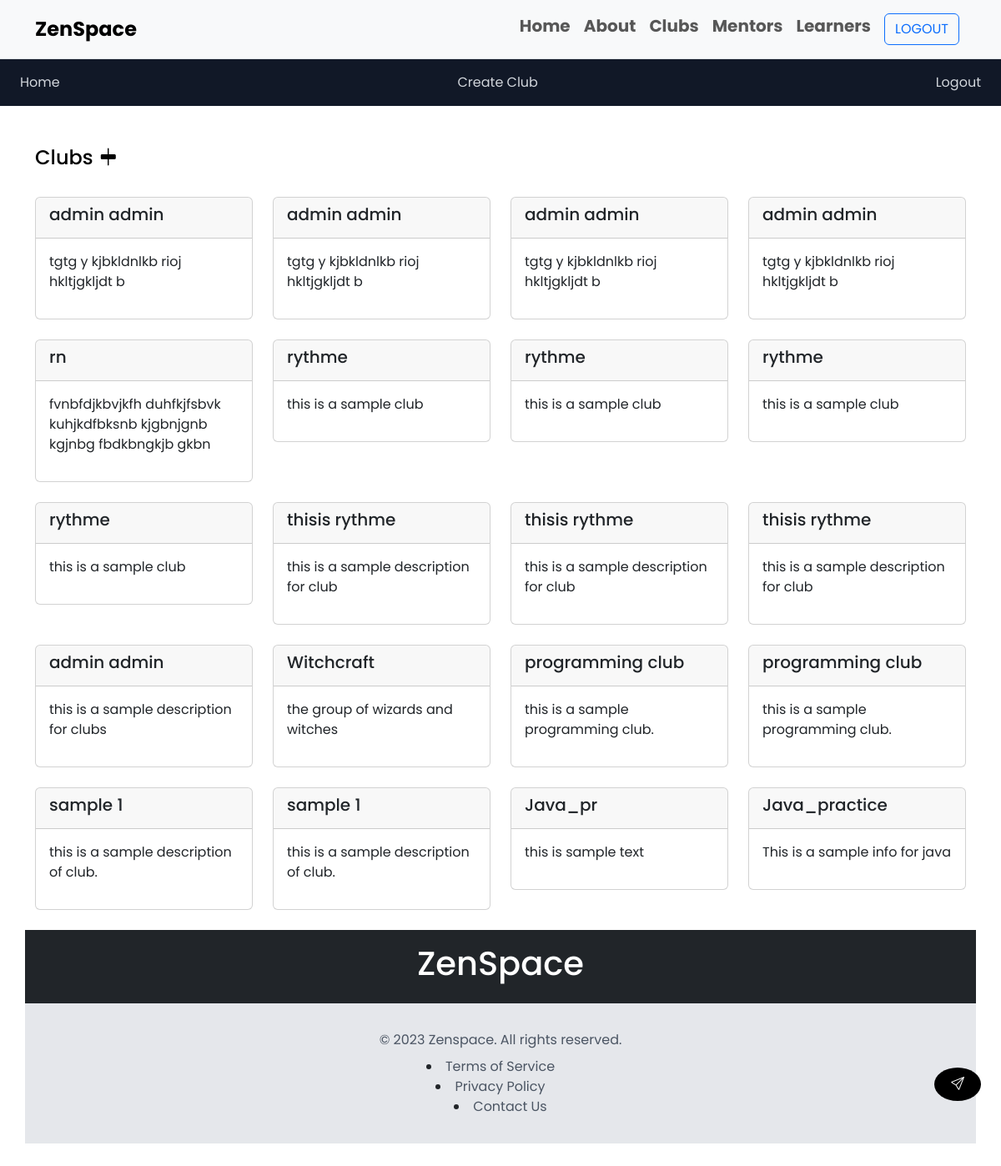
The app's page /clubs/club_list/ (signed in) with its own data.
### clubs/models.py (models this page shows, shortened)
class Club(models.Model):
    name = models.CharField(max_length=255)
    description = models.TextField()
    image = models.ImageField(upload_to='clubs/', blank=True)
    members = models.ManyToManyField(User)
    messages = models.ManyToManyField(ClubMessage, related_name='clubs')

### clubs/views.py (the view)
# urls.py: path('club_list/', views.club_list ,name='club_list'),
@login_required
def club_list(request):
    clubs = Club.objects.all()
    return render(request, "clubs/club_list.html", {'clubs': clubs})

### templates/clubs/club_list.html (shortened to what this page needs)
{% extends 'clubs/base.html' %}
{% block content %}
<nav class="bg-gray-900">
    <ul class="flex justify-between items-center px-4 py-3">
        <li>
            <a href="/" class="text-gray-300 hover:text-white">
                Home
            </a>
        </li>
        {% if user.is_authenticated %}
        <li>
            <a href="/clubs/create" class="text-gray-300 hover:text-white">
                Create Club
            </a>
        </li>
        <li>
            <a href="/authentication/signout" class="text-gray-300 hover:text-white">
                Logout
            </a>
        </li>
        {% endif %}
    </ul>
</nav>
<div class="container mb-5">
    <div class="row mt-5 mb-4">
        <div class="col-sm-12">
            <h4><a href="/clubs/clubs">Clubs <i class="bi bi-align-center"></i></a></i></h4>
        </div>
    </div>
    <div class="row mt-4">
        {% for club in clubs %}
        <div class="col-sm-3 mb-4">
            <div class="card">
                <div class="card-header">
                    <h5>{{ club.name }}</h5>
                </div>
                <div class="card-body">
                    <p>{{ club.description }}</p>
                </div>
            </div>
        </div>
        {% endfor %}
        {% endblock %}

### templates/clubs/base.html (shortened to what this page needs)
{% load static %}
<!DOCTYPE html>
<html lang="en">
    <head>
        <link rel="stylesheet" href="https://cdn.jsdelivr.net/npm/tailwindcss/dist/tailwind.min.css">
        <link href="https://cdn.jsdelivr.net/npm/bootstrap@5.3.0-alpha1/dist/css/bootstrap.min.css" rel="stylesheet"
>
        <link rel="stylesheet" href="../CSS/style.css" />
        <link rel="stylesheet" href="https://cdn.jsdelivr.net/npm/bootstrap-icons@1.10.3/font/bootstrap-icons.css">
        <nav class="navbar navbar-expand-lg bg-body-tertiary border-bottom">
            <div class="container">
                <a class="navbar-brand fw-bold fs-4" href="/">ZenSpace</a>
                <div class="collapse navbar-collapse justify-content-end" id="navbarText">
                    <ul class="navbar-nav  mb-2 mb-lg-0 fw-bold fs-5">
                        <li class="nav-item">
                            <a class="nav-link " href="/loggedin">Home</a>
                        </li>
                        <li class="nav-item">
                            <a class="nav-link" href="/about">About</a>
                        </li>
                        <li class="nav-item"><a href="/clubs" class="nav-link">Clubs</a></li>
                        <li class="nav-item"><a href="/mentors" class="nav-link">Mentors</a></li>
                        <li class="nav-item"><a href="/learners" class="nav-link">Learners</a></li>
                        <li class="nav-item">
                            <a class="nav-link" href="authentication/signin.html"><span
                                    class="btn  btn-outline-primary">LOGOUT</span></a>
                        </li>
                    </ul>
                </div>
            </div>
        </nav>
    <body>
        {% block content %} {% endblock %}
        <div class="container-fluid">
            <div class="fixed-btn row">
                <div class="col-sm-12">
                    <a href="#" class=" text-white"><i class="bi bi-send"></i></a>
                </div>
            </div>
        </div>
        <div class="container-fluid bg-dark">
            <div class="row">
                <div class="col-sm-12">
                    <h1 class="text-center text-white p-3">ZenSpace</h1>
                </div>
            </div>
        </div>
        <footer class="bg-gray-200 py-8 px-6">
            <div class="container mx-auto text-center">
                <p class="text-gray-600 mb-2">&copy; 2023 Zenspace. All rights reserved.</p>
                <nav class <ul class="flex justify-center">
                    <li class="mr-6">
                        <a href="#" class="text-gray-600 hover:text-gray-800">Terms of Service</a>
                    </li>
                    <li class="mr-6">
                        <a href="#" class="text-gray-600 hover:text-gray-800">Privacy Policy</a>
                    </li>
                    <li>
                        <a href="#" class="text-gray-600 hover:text-gray-800">Contact Us</a>
                    </li>
            </div>
        </footer>
    </body>
    </html>
    </body>
</html>

### static/CSS/style.css (style rules this page uses)
* { padding: 0;margin: 0; box-sizing: border-box; }
body { font-family: 'Poppins', sans-serif; }
a { text-decoration: none; color:black; }
.fixed-btn { background-color: black; color :white; position: fixed; border-radius: 55%; bottom: 7%; right: 3%; padding: 0.5rem; }

### records on screen
Club: name "admin admin", description "tgtg y kjbkldnlkb rioj hkltjgkljdt b"
Club: name "admin admin", description "tgtg y kjbkldnlkb rioj hkltjgkljdt b"
Club: name "admin admin", description "tgtg y kjbkldnlkb rioj hkltjgkljdt b"
Club: name "admin admin", description "tgtg y kjbkldnlkb rioj hkltjgkljdt b"
Club: name "rn", description "fvnbfdjkbvjkfh duhfkjfsbvk kuhjkdfbksnb kjgbnjgnb kgjnbg fbdkbngkjb gkbn"
Club: name "rythme", description "this is a sample club"
Club: name "rythme", description "this is a sample club"
Club: name "rythme", description "this is a sample club"
Club: name "rythme", description "this is a sample club"
Club: name "thisis rythme", description "this is a sample description for club"
Club: name "thisis rythme", description "this is a sample description for club"
Club: name "thisis rythme", description "this is a sample description for club"
Club: name "admin admin", description "this is a sample description for clubs"
Club: name "Witchcraft", description "the group of wizards and witches"
Club: name "programming club", description "this is a sample programming club."
Club: name "programming club", description "this is a sample programming club."
Club: name "sample 1", description "this is a sample description of club."
Club: name "sample 1", description "this is a sample description of club."
Club: name "Java_pr", description "this is sample text"
Club: name "Java_practice", description "This is a sample info for java"
